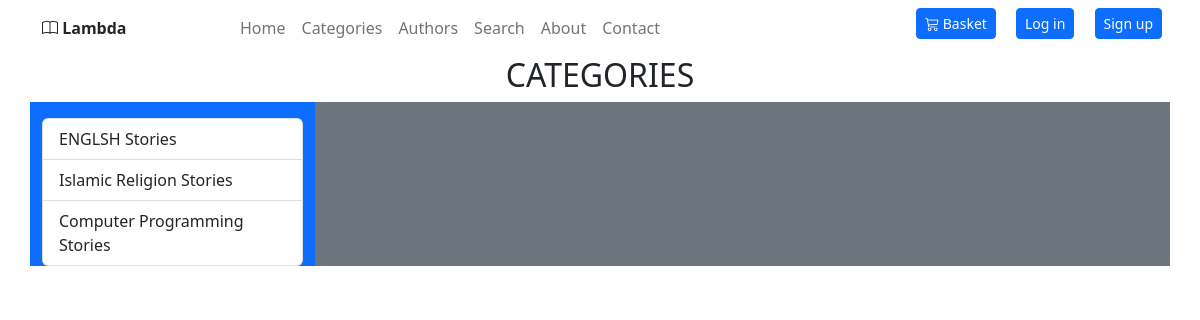
The app's page /Userboard/categoriesUI.php?category=2 with its own data.
### tables this page shows
CREATE TABLE `productcategory` (
  `productcategoryId` int(25) NOT NULL,
  `name` varchar(50) NOT NULL,
  `descr` text NOT NULL
);

### Userboard/categories.php (the view, shortened to what this page needs)
<html>
    <body>
        <div class="container-lg">
            <div class="row">
            <h2 name="Title" class="text-center text-uppercase">categories</h2>
                <div class="col-3 bg-primary ">
                    <div class="list-group mt-3" id="list-tab" role="tablist">
                        <?php
                         require_once('config.php');
                         $sqlc="SELECT * FROM productcategory  ";
                         $resultc= mysqli_query($conn,$sqlc);
                         while($row=mysqli_fetch_assoc($resultc))
                         {
                             $titalc=$row['name'];
                             $categoriesId=$row['productcategoryId'];
                             echo "
                             <a class='list-group-item list-group-item-action'  id='list-home-list' data-toggle='list' href='categoriesUI.php?category=$categoriesId' role='tab' aria-controls='home'>$titalc Stories</a>
                             ";
                         }
                        ?>
                    </div>
                </div>
                <div class="col-9 bg-secondary ">
                </div>
            </div>
        </div>
    </body>
</html>

### records on screen
productcategory: name "ENGLSH"
productcategory: name "Islamic Religion"
productcategory: name "Computer Programming"
